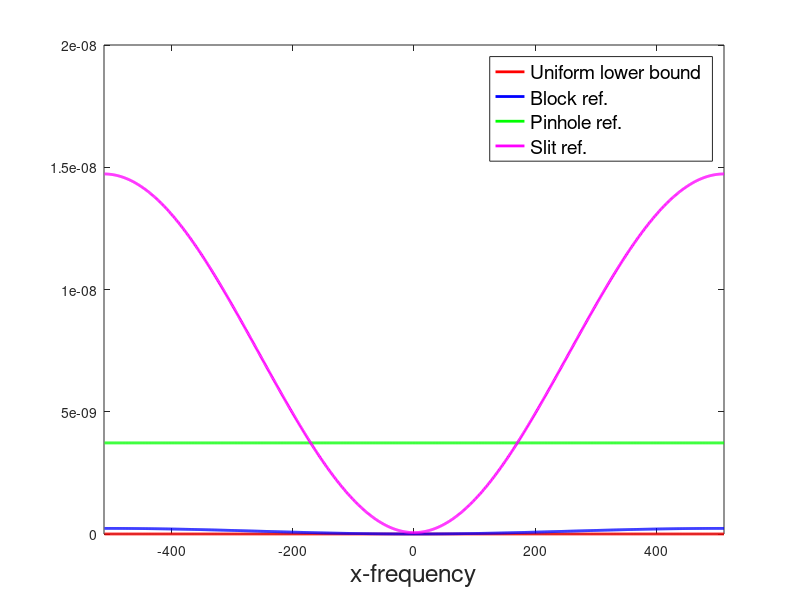

Here is the MATLAB script that generated this plot:
% Reproduces Figure 7b of the paper
% "Holographic Phase Retrieval and Optimal Reference Design",
% by David Barmherzig, Ju Sun, Emmanuel Candes, T.J. Lane, and Po-Nan Li.
%%%%%%%%%%%%%%%%%%%%%%%%%%%%%%%%%%%%%%%%%%%%%%%%%%%%%%%%%%%%%%%%%%%%%%%%%%%%%%%clear all
n=64;
m=1024;
bndry=511;
for k2=-bndry:bndry+1
    k1=0;
    lower_bnd(k2+bndry+1)=1/(m^4);
    scaler_b(k2+bndry+1)=( (1/(m^2))+2*((n-1)/(m^2))*(1-cos(2*pi*k1/m)) )*( (1/(m^2))+2*((n-1)/(m^2))*(1-cos(2*pi*k2/m)));
    scaler_p(k2+bndry+1)=((n^2)/(m^4));
    scaler_s(k2+bndry+1)=(n/(m^2))*( (1/(m^2))+2*((n-1)/(m^2))*(1-cos(2*pi*k2/m)));
end
figure;
plot([-bndry:bndry+1],lower_bnd,'red','LineWidth',2)
hold on;
plot([-bndry:bndry+1],scaler_b,'blue','LineWidth',2)
hold on;
plot([-bndry:bndry+1],scaler_p,'green','LineWidth',2)
hold on;
plot([-bndry:bndry+1],scaler_s,'magenta','LineWidth',2)
hold off
legend({'Uniform lower bound','Block ref.', 'Pinhole ref.', 'Slit ref.'},'FontSize',14)
xlabel('x-frequency','FontSize',18)
xlim([-512,512])